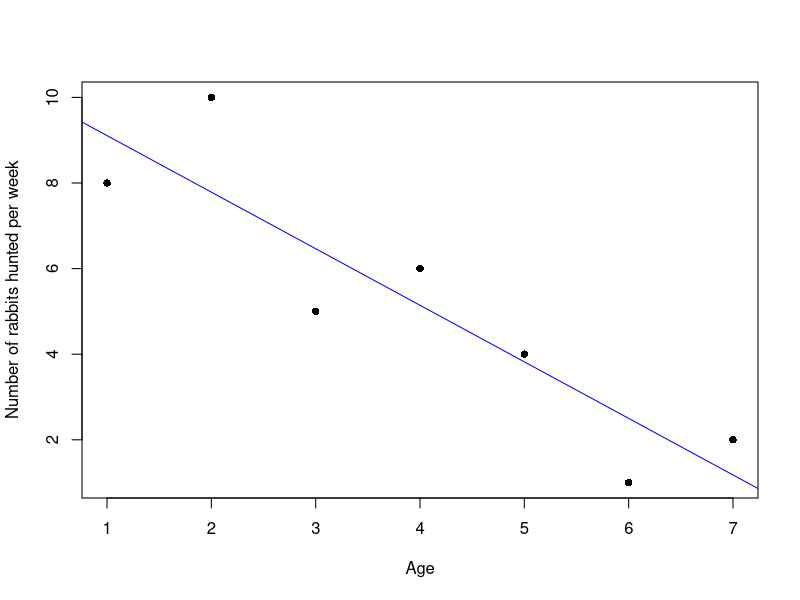

Generate this figure with R:
# Lab 5 - Linear Regression with Least Squares

age <- seq(1,7, by=1)

num_rabbits <- c(8, 10, 5, 6, 4, 1, 2)

# typed ?lm into console to get an understanding of how to use this function

model <- lm(num_rabbits ~ age) # only argument used is the 'formula' argument; SLR

# obtained intercept (b hat) of 10.429 and slope (m hat) of -1.321 

age_for_prediction <- seq(0, 8, by=1)

coefficients <- coefficients(model)

y_fitted_vals <- rep(NA, times = length(age_for_prediction))

for (t in 1:length(age_for_prediction)) {
  y_fitted_vals[t] = coefficients[1] + coefficients[2]*age_for_prediction[t]
}

# note for future: coefficients[0] is a label, coefficients[1] and coefficients[2] gives desired
# values for the fitted model

plot(age, num_rabbits, type="p", pch=16, xlab="Age", ylab="Number of rabbits hunted per week")

lines(age_for_prediction, y_fitted_vals, type="l", col="blue")


